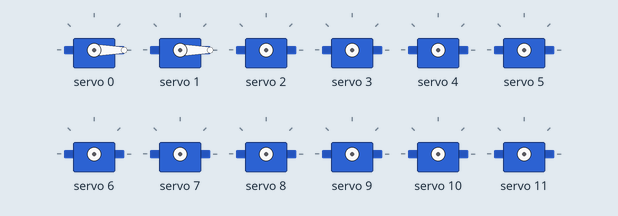
A sketch run on a simulated Arduino Uno, built with avr-gcc and run on an emulated ATmega328P. Parts: 12 × servo.

Above: at 0.05 s.
At 1.65 s:
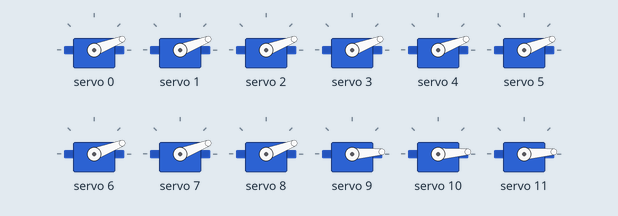
At 2.45 s:
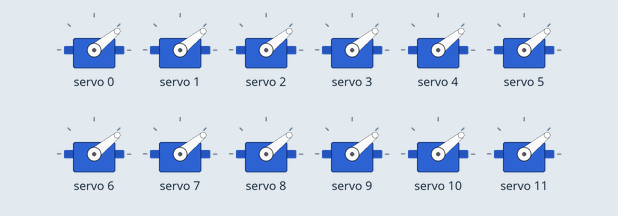
At 3.25 s:
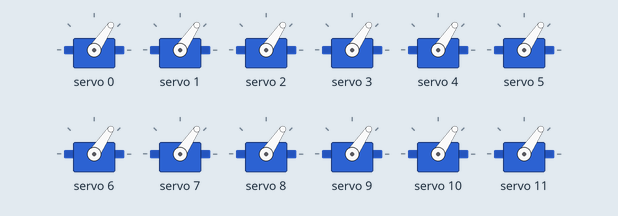
At 4.85 s:
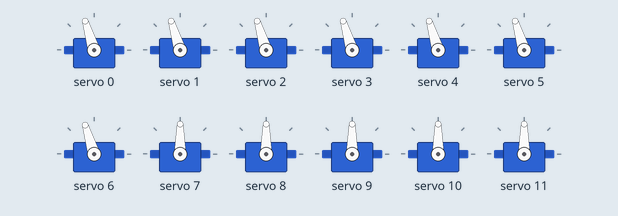
At 6.5 s:
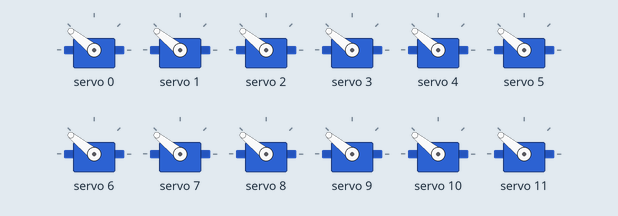
Timing chart, 0 to 8.5 s (numbered marks = the images above):
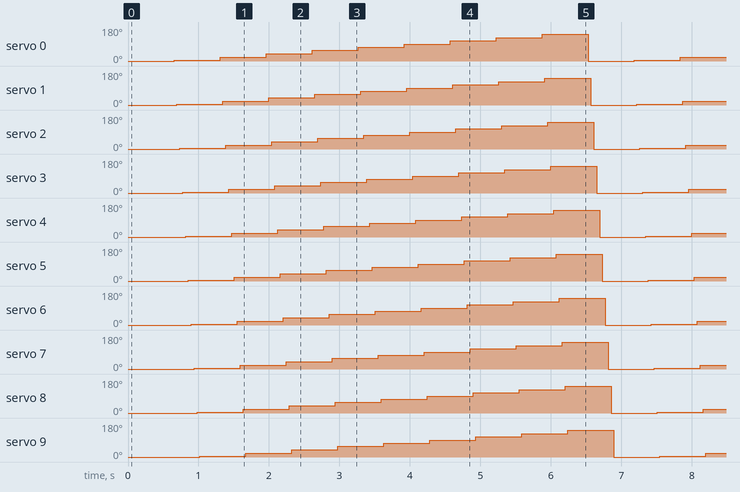

The sketch:

PCA9685_test.ino
```cpp
#include <Wire.h>
#include <PCA9685.h>            //PCA9685用ヘッダーファイル（秋月電子通商作成）

PCA9685 pwm = PCA9685(0x40);    //PCA9685のアドレス指定（アドレスジャンパ未接続時）

#define SERVOMIN 102                //最小パルス幅
#define SERVOMAX 492                //最大パルス幅

void setup() {
 pwm.begin();                   //初期設定 (アドレス0x40用)
 pwm.setPWMFreq(50);            //frequency of PWM for SG90 (アドレス0x40用)
}

int n=0;

void loop() {
  n=0;
  while (n<=180) {
    for(int i=0; i<16; i++){
      servo_write(i,n);
      delay(40);
    }
    n=n+20 ;
  }
}

void servo_write(int ch, int ang){ //動かすサーボチャンネルと角度を指定
  ang = map(ang, 0, 180, SERVOMIN, SERVOMAX); //角度（0～180）をPWMのパルス幅（102～492）に変換
  pwm.setPWM(ch, 0, ang);
  //delay(1);
}
```

Measured:
- by itself, servo 0–11: repeats every 6.5 s: 21° 0.65 s, 39° 0.65 s, 56° 0.65 s, 73° 0.65 s, 90° 0.65 s, 107° 0.65 s, 124° 0.65 s, 141° 0.65 s, 0° 0.65 s, 4° 0.65 s
